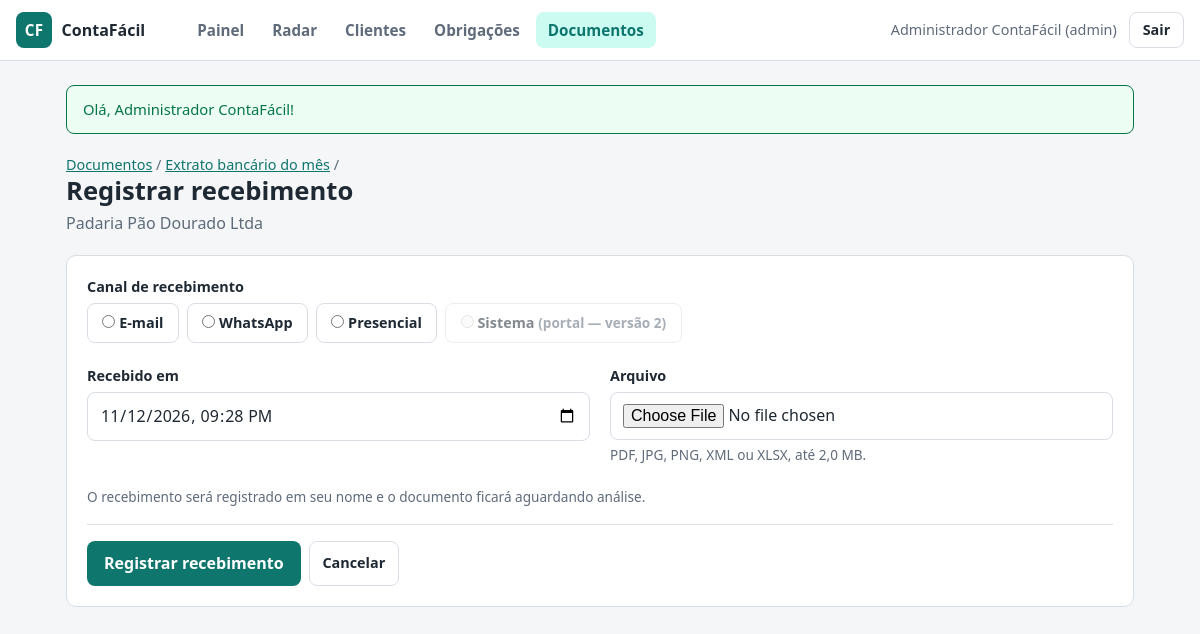
Screenshot of /index.php?r=documentos/receber&id=1 (signed in) with the database file from the repository.
### tables this page shows
CREATE TABLE usuarios (
    id            INT UNSIGNED  NOT NULL AUTO_INCREMENT,
    nome          VARCHAR(120)  NOT NULL,
    email         VARCHAR(160)  NOT NULL,
    senha_hash    VARCHAR(255)  NOT NULL,
    perfil        ENUM('admin', 'contador', 'cliente') NOT NULL DEFAULT 'contador',
    cliente_id    INT UNSIGNED  NULL,
    ativo         TINYINT(1)    NOT NULL DEFAULT 1,
    ultimo_login  DATETIME      NULL,
    criado_em     DATETIME      NOT NULL DEFAULT CURRENT_TIMESTAMP,
    atualizado_em DATETIME      NOT NULL DEFAULT CURRENT_TIMESTAMP ON UPDATE CURRENT_TIMESTAMP,

    PRIMARY KEY (id),
    UNIQUE KEY uk_usuarios_email (email),
    KEY idx_usuarios_cliente (cliente_id),

     
    CONSTRAINT ck_usuarios_perfil_cliente CHECK (
        (perfil = 'cliente'  AND cliente_id IS NOT NULL) OR
        (perfil <> 'cliente' AND cliente_id IS NULL)
    ),
    CONSTRAINT ck_usuarios_ativo CHECK (ativo IN (0, 1))
);

CREATE TABLE documentos (
    id                INT UNSIGNED NOT NULL AUTO_INCREMENT,
    cliente_id        INT UNSIGNED NOT NULL,
    obrigacao_id      INT UNSIGNED NULL,
    titulo            VARCHAR(160) NOT NULL,
    descricao         TEXT         NULL,
    status            ENUM('solicitado', 'recebido', 'aprovado', 'rejeitado') NOT NULL DEFAULT 'solicitado',
    prazo_envio       DATE         NULL,
    canal_recebimento ENUM('email', 'whatsapp', 'presencial', 'sistema') NULL,
    arquivo_original  VARCHAR(255) NULL,
    arquivo_armazenado VARCHAR(64) NULL,
    mime_type         VARCHAR(100) NULL,
    tamanho_bytes     INT UNSIGNED NULL,
    registrado_por    INT UNSIGNED NULL,
    recebido_em       DATETIME     NULL,
    analisado_por     INT UNSIGNED NULL,
    analisado_em      DATETIME     NULL,
    motivo_rejeicao   TEXT         NULL,
    criado_em         DATETIME     NOT NULL DEFAULT CURRENT_TIMESTAMP,
    atualizado_em     DATETIME     NOT NULL DEFAULT CURRENT_TIMESTAMP ON UPDATE CURRENT_TIMESTAMP,

    PRIMARY KEY (id),
    UNIQUE KEY uk_documentos_arquivo (arquivo_armazenado),
    KEY idx_documentos_cliente_status (cliente_id, status),
    KEY idx_documentos_status_prazo (status, prazo_envio),
    KEY idx_documentos_obrigacao (obrigacao_id, cliente_id),
    KEY idx_documentos_registrado_por (registrado_por),
    KEY idx_documentos_analisado_por (analisado_por),

    CONSTRAINT fk_documentos_cliente
        FOREIGN KEY (cliente_id) REFERENCES clientes (id)
        ON DELETE RESTRICT ON UPDATE RESTRICT,
     
     
    CONSTRAINT fk_documentos_obrigacao
        FOREIGN KEY (obrigacao_id, cliente_id) REFERENCES obrigacoes (id, cliente_id)
        ON DELETE RESTRICT ON UPDATE RESTRICT,
    CONSTRAINT fk_documentos_registrado_por
        FOREIGN KEY (registrado_por) REFERENCES usuarios (id)
        ON DELETE RESTRICT ON UPDATE RESTRICT,
    CONSTRAINT fk_documentos_analisado_por
        FOREIGN KEY (analisado_por) REFERENCES usuarios (id)
        ON DELETE RESTRICT ON UPDATE RESTRICT,

     
    CONSTRAINT ck_documentos_arquivo CHECK (
        (status = 'solicitado' AND arquivo_armazenado IS NULL AND recebido_em IS NULL) OR
        (status <> 'solicitado' AND arquivo_armazenado IS NOT NULL AND recebido_em IS NOT NULL)
    ),
     
    CONSTRAINT ck_documentos_analise CHECK (
        (status IN ('solicitado', 'recebido') AND analisado_em IS NULL) OR
        (status = 'aprovado'  AND analisado_em IS NOT NULL) OR
        (status = 'rejeitado' AND analisado_em IS NOT NULL AND motivo_rejeicao IS NOT NULL)
    ),
    CONSTRAINT ck_documentos_tamanho CHECK (tamanho_bytes IS NULL OR tamanho_bytes > 0)
);

CREATE TABLE clientes (
    id                INT UNSIGNED NOT NULL AUTO_INCREMENT,
    razao_social      VARCHAR(160) NOT NULL,
    nome_fantasia     VARCHAR(160) NULL,
    tipo_pessoa       ENUM('PF', 'PJ') NOT NULL,
    cpf_cnpj          VARCHAR(14)  NOT NULL,
    regime_tributario ENUM('MEI', 'Simples Nacional', 'Lucro Presumido', 'Lucro Real', 'Pessoa Física') NOT NULL,
    email             VARCHAR(160) NULL,
    telefone          VARCHAR(20)  NULL,
    responsavel_id    INT UNSIGNED NOT NULL,
    status            ENUM('ativo', 'inativo') NOT NULL DEFAULT 'ativo',
    observacoes       TEXT         NULL,
    criado_em         DATETIME     NOT NULL DEFAULT CURRENT_TIMESTAMP,
    atualizado_em     DATETIME     NOT NULL DEFAULT CURRENT_TIMESTAMP ON UPDATE CURRENT_TIMESTAMP,

    PRIMARY KEY (id),
    UNIQUE KEY uk_clientes_cpf_cnpj (cpf_cnpj),
    KEY idx_clientes_razao_social (razao_social),
    KEY idx_clientes_status (status),
    KEY idx_clientes_responsavel (responsavel_id),

    CONSTRAINT fk_clientes_responsavel
        FOREIGN KEY (responsavel_id) REFERENCES usuarios (id)
        ON DELETE RESTRICT ON UPDATE RESTRICT,

    CONSTRAINT ck_clientes_documento CHECK (
        cpf_cnpj REGEXP '^[0-9]+$' AND (
            (tipo_pessoa = 'PF' AND CHAR_LENGTH(cpf_cnpj) = 11) OR
            (tipo_pessoa = 'PJ' AND CHAR_LENGTH(cpf_cnpj) = 14)
        )
    )
);

### app/Views/documentos/receber.php (the view, shortened to what the rows shown need)
<?php
$d      = $documento;
?>
<div class="pagina-cabecalho">
    <div>
        <p class="migalha">
            <a href="<?= e(url('documentos')) ?>">Documentos</a> /
            <a href="<?= e(url('documentos/ver', ['id' => $d['id']])) ?>"><?= e($d['titulo']) ?></a> /
        </p>
        <h1>Registrar recebimento</h1>
        <p class="texto-suave"><?= e($d['cliente_nome']) ?><?= $d['obrigacao_id'] !== null
            ? ' · ' . e($d['tipo_nome'] . ' ' . formatar_competencia($d['obrigacao_competencia'])) : '' ?></p>
    </div>
</div>

### app/Views/layouts/main.php (shortened to what the rows shown need)
<?php
$usuarioLogado = App\Core\Auth::usuario();
$rotaAtual     = rota_atual();
$menu = [
    config('app.rota_inicial') => 'Painel',
    'radar'                    => 'Radar',
    'clientes'                 => 'Clientes',
    'obrigacoes'               => 'Obrigações',
    'documentos'               => 'Documentos',
];
?>
<!DOCTYPE html>
<html lang="pt-BR">
<head>
    <link rel="stylesheet" href="<?= e(asset('css/app.css')) ?>">
</head>
<body>
    <header class="topo">
        <?php if ($usuarioLogado !== null): ?>
            <nav class="topo-menu" aria-label="Principal">
                <?php foreach ($menu as $rota => $rotulo): ?>
                    <?php $ativo = $rotaAtual === $rota || str_starts_with($rotaAtual, $rota . '/'); ?>
                    <a href="<?= e(url($rota)) ?>"<?= $ativo ? ' aria-current="page"' : '' ?>><?= e($rotulo) ?></a>
                <?php endforeach; ?>
            </nav>
            <div class="topo-usuario">
                <span><?= e($usuarioLogado['nome']) ?> (<?= e($usuarioLogado['perfil']) ?>)</span>
                <form method="post" action="<?= e(url('auth/logout')) ?>">
                    <button type="submit" class="botao botao-secundario">Sair</button>
                </form>
            </div>
        <?php endif; ?>
    </header>
    <main class="conteudo">
        <?= $conteudo ?>
    </main>
</body>
</html>

### rows the page displays
usuarios: nome "Administrador ContaFácil", perfil "admin"
documentos: titulo "Extrato bancário do mês", clientes.razao_social "Padaria Pão Dourado Ltda"

### other values shown
config('app.nome') "ContaFácil"
$rotulo "Painel"
$rotulo "Radar"
$rotulo "Clientes"
$rotulo "Obrigações"
$rotulo "Documentos"
$mensagem['mensagem'] "Olá, Administrador ContaFácil!"
Documento::CANAIS[$canal] "E-mail"
Documento::CANAIS[$canal] "WhatsApp"
Documento::CANAIS[$canal] "Presencial"
formatar_tamanho($limite) "2,0 MB"
